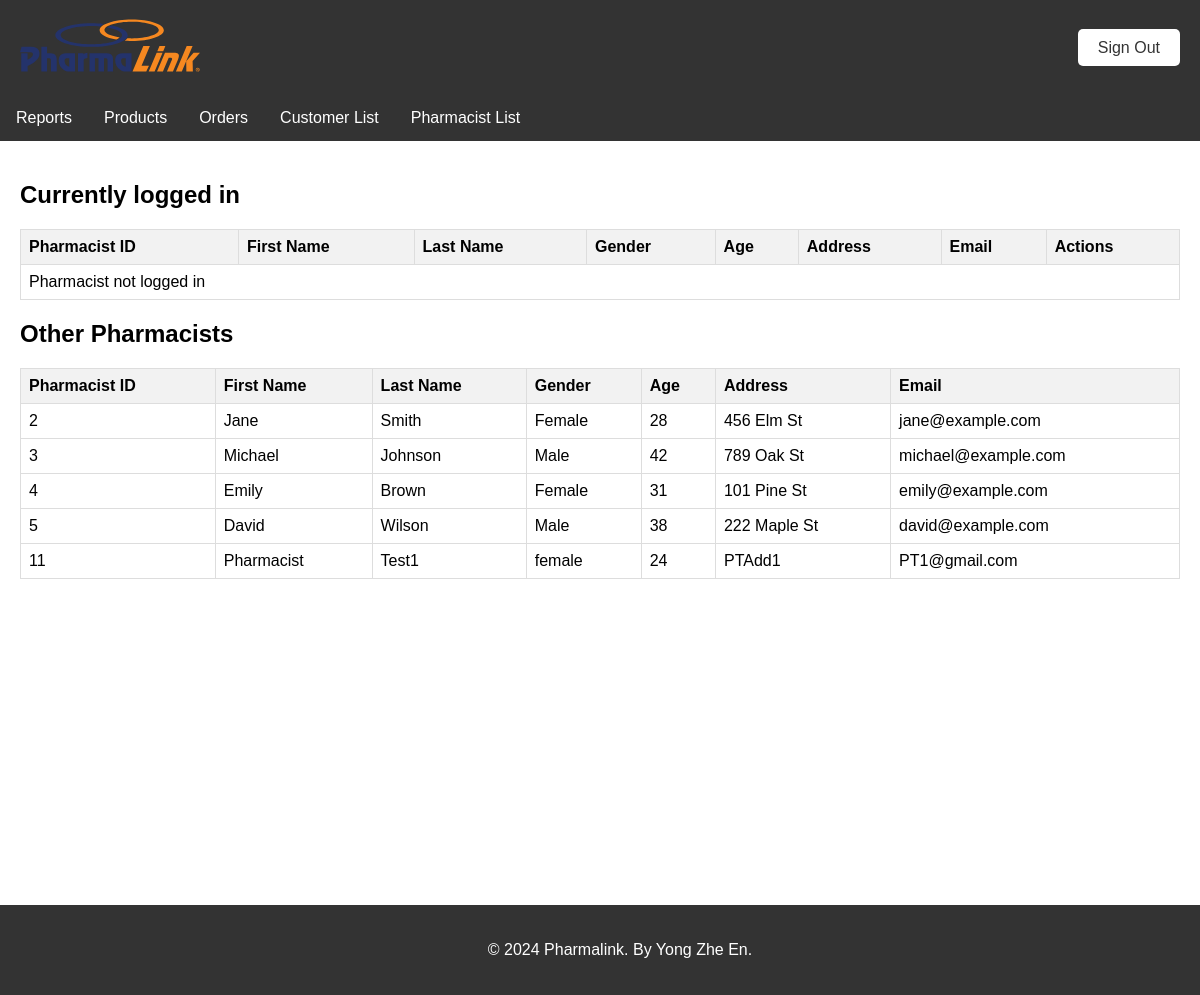
/Ppharmalist.php, run on the app's committed database.
### tables this page shows
CREATE TABLE `pharmacists` (
  `pharmID` int(11) NOT NULL,
  `fname` varchar(255) NOT NULL,
  `lname` varchar(255) NOT NULL,
  `gender` varchar(10) DEFAULT NULL,
  `age` int(11) DEFAULT NULL,
  `address` varchar(255) DEFAULT NULL,
  `email` varchar(255) DEFAULT NULL,
  `pass` varchar(255) DEFAULT NULL
);

### Ppharmalist.php (the view, shortened to what this page needs)
<?php
include 'db_connection.php';
$firstName = $_SESSION['firstName'];
$lastName = $_SESSION['lastName'];
$sqlLoggedIn = "SELECT * FROM pharmacists WHERE fname = '$firstName' AND lname = '$lastName'";
$resultLoggedIn = $conn->query($sqlLoggedIn);
$sqlAllPharmacists = "SELECT * FROM pharmacists WHERE NOT (fname = '$firstName' AND lname = '$lastName')";
$resultAllPharmacists = $conn->query($sqlAllPharmacists);
?>
<!DOCTYPE html>
<html lang="en">
<head>
    <link rel="stylesheet" href="css/global.css">
    <link rel="stylesheet" href="css/header.css">
    <link rel="stylesheet" href="css/navbar.css">
    <link rel="stylesheet" href="css/footer.css">
    <link rel="stylesheet" href="css/table.css">
</head>
<body>
    <?php include 'include/Pheader.php'; ?>
    <?php include 'include/Pnavbar.php'; ?>
    <div class="content">
        <h2>Currently logged in</h2>
        <table class="data-table">
            <thead>
                <tr>
                    <th>Pharmacist ID</th>
                    <th>First Name</th>
                    <th>Last Name</th>
                    <th>Gender</th>
                    <th>Age</th>
                    <th>Address</th>
                    <th>Email</th>
                    <th>Actions</th>
                </tr>
            </thead>
            <tbody>
                <?php
                if ($resultLoggedIn && $resultLoggedIn->num_rows > 0) {
                    $rowLoggedIn = $resultLoggedIn->fetch_assoc();
                    echo "<tr>";
                    echo "<td>" . $rowLoggedIn['pharmID'] . "</td>";
                    echo "<td>" . $rowLoggedIn['fname'] . "</td>";
                    echo "<td>" . $rowLoggedIn['lname'] . "</td>";
                    echo "<td>" . $rowLoggedIn['gender'] . "</td>";
                    echo "<td>" . $rowLoggedIn['age'] . "</td>";
                    echo "<td>" . $rowLoggedIn['address'] . "</td>";
                    echo "<td>" . $rowLoggedIn['email'] . "</td>";
                    echo "<td><a href='Ppharmalistedit.php?id=" . $rowLoggedIn['pharmID'] . "'>Edit</a> | <a href='#' onclick='confirmDelete(" . $rowLoggedIn['pharmID'] . ")'>Delete</a></td>";
                    echo "</tr>";
                } else {
                    echo "<tr><td colspan='8'>Pharmacist not logged in</td></tr>";
                }
                ?>
            </tbody>
        </table>
        <h2>Other Pharmacists</h2>
        <table class="data-table">
            <thead>
                <tr>
                    <th>Pharmacist ID</th>
                    <th>First Name</th>
                    <th>Last Name</th>
                    <th>Gender</th>
                    <th>Age</th>
                    <th>Address</th>
                    <th>Email</th>
                </tr>
            </thead>
            <tbody>
                <?php
                if ($resultAllPharmacists && $resultAllPharmacists->num_rows > 0) {
                    while ($rowAllPharmacists = $resultAllPharmacists->fetch_assoc()) {
                        echo "<tr>";
                        echo "<td>" . $rowAllPharmacists['pharmID'] . "</td>";
                        echo "<td>" . $rowAllPharmacists['fname'] . "</td>";
                        echo "<td>" . $rowAllPharmacists['lname'] . "</td>";
                        echo "<td>" . $rowAllPharmacists['gender'] . "</td>";
                        echo "<td>" . $rowAllPharmacists['age'] . "</td>";
                        echo "<td>" . $rowAllPharmacists['address'] . "</td>";
                        echo "<td>" . $rowAllPharmacists['email'] . "</td>";
                        echo "</tr>";
                    }
                } else {
                    echo "<tr><td colspan='8'>No other pharmacists found</td></tr>";
                }
                ?>
            </tbody>
        </table>
    </div>
    <br><br><br><br><br><br><br><br><br><br><br><br><br><br><br><br><br><br><br><br><br><br>
    <?php include 'include/footer.php'; ?>
</body>
</html>

### css/global.css (style rules this page uses)
body { font-family: Arial, sans-serif; margin: 0; padding: 0; }
.content { padding: 20px; }

### css/table.css (style rules this page uses)
.data-table { width: 100%; border-collapse: collapse; margin-top: 20px; }
.data-table th, .data-table td { border: 1px solid #dddddd; padding: 8px; text-align: left; }
.data-table th { background-color: #f2f2f2; font-weight: bold; }

### data on the page
pharmacists: pharmID "2", fname "Jane", lname "Smith", gender "Female", age "28", address "456 Elm St", email "jane@example.com"
pharmacists: pharmID "3", fname "Michael", lname "Johnson", gender "Male", age "42", address "789 Oak St", email "michael@example.com"
pharmacists: pharmID "4", fname "Emily", lname "Brown", gender "Female", age "31", address "101 Pine St", email "emily@example.com"
pharmacists: pharmID "5", fname "David", lname "Wilson", gender "Male", age "38", address "222 Maple St", email "david@example.com"
pharmacists: pharmID "11", fname "Pharmacist", lname "Test1", gender "female", age "24", address "PTAdd1", email "PT1@gmail.com"
